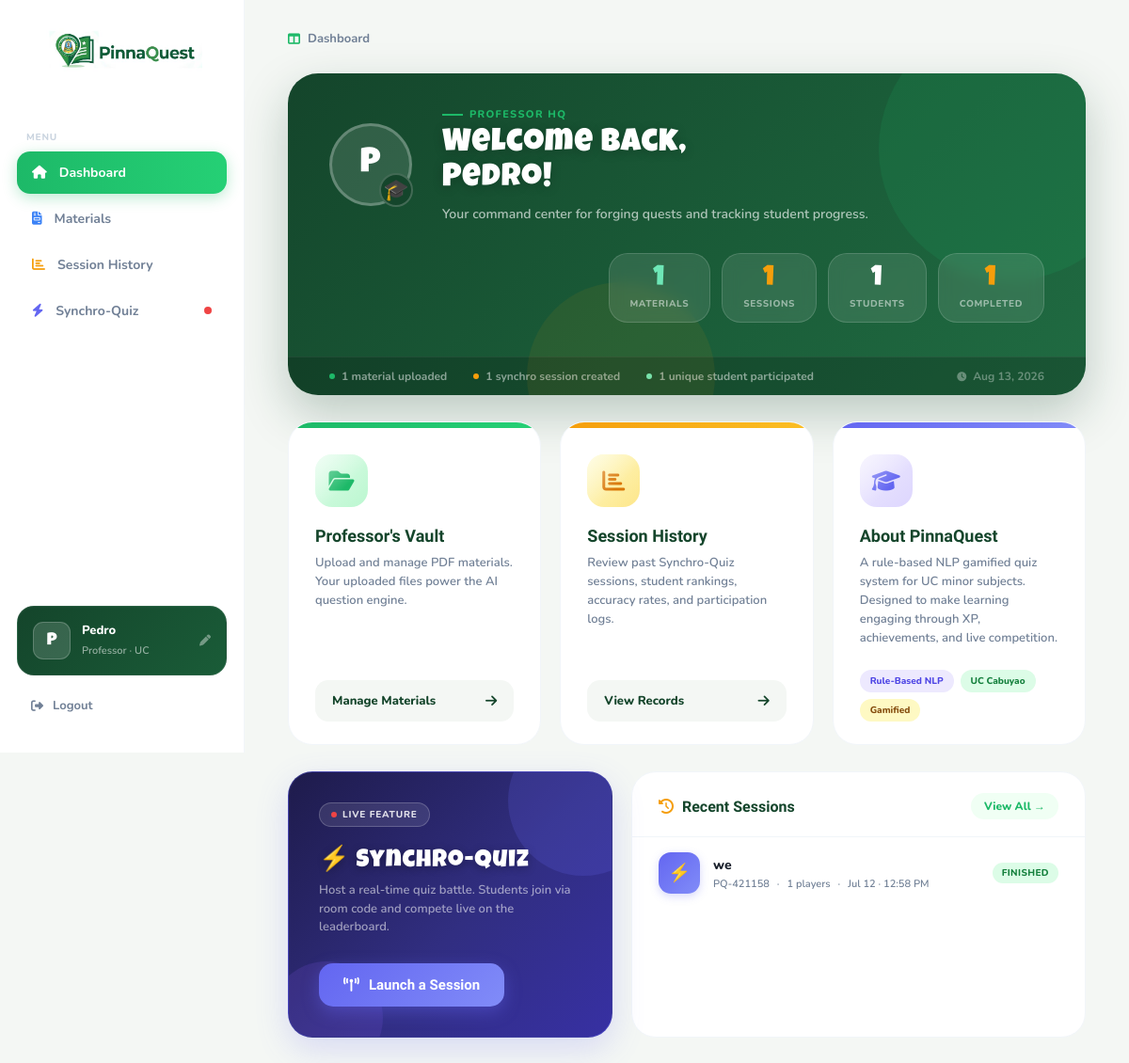
Screenshot of /teacherdashboard.php (signed in) with the database file from the repository.
### tables this page shows
CREATE TABLE `users` (
  `id` int(11) NOT NULL,
  `full_name` varchar(255) NOT NULL,
  `email` varchar(255) NOT NULL,
  `password` varchar(255) NOT NULL,
  `role` enum('student','teacher') NOT NULL,
  `display_name` varchar(50) DEFAULT NULL,
  `avatar_key` varchar(50) DEFAULT 'default',
  `xp` int(10) UNSIGNED DEFAULT 0,
  `level` int(10) UNSIGNED DEFAULT 1
);

CREATE TABLE `synchro_sessions` (
  `id` int(11) NOT NULL,
  `room_code` varchar(10) NOT NULL,
  `title` varchar(255) NOT NULL,
  `material_id` int(11) NOT NULL,
  `difficulty` varchar(20) NOT NULL,
  `quiz_type` varchar(50) NOT NULL,
  `item_count` int(11) NOT NULL,
  `timer_mins` int(11) DEFAULT 0,
  `status` enum('waiting','started','question','results','leaderboard','finished') DEFAULT 'waiting',
  `created_at` datetime DEFAULT current_timestamp(),
  `questions_json` longtext DEFAULT NULL COMMENT 'JSON array of questions from AI engine'
);

### teacherdashboard.php (the view, shortened to what this page needs)
<?php
include('db.php');
$user_id = intval($_SESSION['user_id']);
$user_res = $conn->query("SELECT * FROM users WHERE id = $user_id");
$user     = $user_res ? $user_res->fetch_assoc() : [];
$display_name = !empty($user['display_name']) ? $user['display_name']
              : (!empty($user['full_name'])   ? $user['full_name'] : 'Professor');
$initial      = strtoupper(mb_substr($display_name, 0, 1));
$mat_res      = $conn->query("SELECT COUNT(*) as cnt FROM teacher_materials");
$mat_count    = $mat_res ? intval($mat_res->fetch_assoc()['cnt']) : 0;
$sess_res     = $conn->query("SELECT COUNT(*) as cnt FROM synchro_sessions");
$sess_count   = $sess_res ? intval($sess_res->fetch_assoc()['cnt']) : 0;
$fin_res      = $conn->query("SELECT COUNT(*) as cnt FROM synchro_sessions WHERE status = 'finished'");
$fin_count    = $fin_res ? intval($fin_res->fetch_assoc()['cnt']) : 0;
$part_res     = $conn->query("SELECT COUNT(DISTINCT sp.nickname) as cnt FROM synchro_participants sp");
$part_count   = $part_res ? intval($part_res->fetch_assoc()['cnt']) : 0;
$recent_res   = $conn->query(
    "SELECT s.*, tm.title as mat_title, COUNT(sp.id) as pcount
     FROM synchro_sessions s
     LEFT JOIN teacher_materials tm ON s.material_id = tm.id
     LEFT JOIN synchro_participants sp ON s.id = sp.session_id
     GROUP BY s.id ORDER BY s.created_at DESC LIMIT 3"
);
$recent_sessions = [];
if ($recent_res) while ($r = $recent_res->fetch_assoc()) $recent_sessions[] = $r;
?>
<!DOCTYPE html>
<html lang="en">
<head>
    <link rel="stylesheet" href="https://cdnjs.cloudflare.com/ajax/libs/font-awesome/6.4.0/css/all.min.css">
</head>
<body>
<div class="sidebar">
    <div class="logo-box">
        <img src="pinnaquest logo.JPG" alt="PinnaQuest">
    </div>
    <p class="menu-heading">Menu</p>
    <nav>
        <a href="teacherdashboard.php" class="nav-link active">
            <i class="fa-solid fa-house"></i> Dashboard
        </a>
        <a href="teacher_materials.php" class="nav-link">
            <i class="fa-solid fa-file-invoice"></i> Materials
        </a>
        <a href="teacher_session_history.php" class="nav-link">
            <i class="fa-solid fa-chart-bar"></i> Session History
        </a>
        <a href="synchro_manage.php" class="nav-link">
            <i class="fa-solid fa-bolt"></i> Synchro-Quiz
            <span class="live-dot"></span>
        </a>
    </nav>
    <div class="sidebar-footer">
        <div class="prof-card" onclick="openNameModal()" title="Edit your name">
            <div class="prof-avatar" id="sidebar-avatar-initial">
                <?php echo $initial; ?>
            </div>
            <div class="prof-info">
                <h4 id="sidebar-name"><?php echo htmlspecialchars($display_name); ?></h4>
                <span>Professor · UC</span>
            </div>
            <i class="fa-solid fa-pen prof-edit-icon"></i>
        </div>
        <a href="logout.php" class="logout-link">
            <i class="fa-solid fa-sign-out-alt"></i> Logout
        </a>
    </div>
</div>
<div class="main">
    <div class="breadcrumb">
        <i class="fa-solid fa-table-columns" style="color:var(--brand-green)"></i>
        <span>Dashboard</span>
    </div>
    <div class="hero-banner">
        <div class="hero-inner">
            <div class="hero-avatar-ring">
                <span class="hero-initial" id="hero-initial"><?php echo $initial; ?></span>
            </div>
            <div class="hero-text">
                <div class="hero-eyebrow">Professor HQ</div>
                <div class="hero-title" id="hero-name">
                    Welcome back,<br><?php echo htmlspecialchars($display_name); ?>!
                </div>
                <div class="hero-subtitle">
                    Your command center for forging quests and tracking student progress.
                </div>
            </div>
            <div class="hero-stats">
                <div class="hero-stat-pill">
                    <span class="hero-stat-val green"><?php echo $mat_count; ?></span>
                    <span class="hero-stat-lbl">Materials</span>
                </div>
                <div class="hero-stat-pill">
                    <span class="hero-stat-val gold"><?php echo $sess_count; ?></span>
                    <span class="hero-stat-lbl">Sessions</span>
                </div>
                <div class="hero-stat-pill">
                    <span class="hero-stat-val"><?php echo $part_count; ?></span>
                    <span class="hero-stat-lbl">Students</span>
                </div>
                <div class="hero-stat-pill">
                    <span class="hero-stat-val gold"><?php echo $fin_count; ?></span>
                    <span class="hero-stat-lbl">Completed</span>
                </div>
            </div>
        </div>
        <div class="hero-ticker">
            <div class="ticker-item">
                <div class="ticker-dot" style="background:var(--brand-green)"></div>
                <?php echo $mat_count; ?> material<?php echo $mat_count !== 1 ? 's' : ''; ?> uploaded
            </div>
            <div class="ticker-item">
                <div class="ticker-dot" style="background:var(--gold)"></div>
                <?php echo $sess_count; ?> synchro session<?php echo $sess_count !== 1 ? 's' : ''; ?> created
            </div>
            <div class="ticker-item">
                <div class="ticker-dot" style="background:#6ee7b7"></div>
                <?php echo $part_count; ?> unique student<?php echo $part_count !== 1 ? 's' : ''; ?> participated
            </div>
            <div class="ticker-item" style="margin-left:auto; color:rgba(255,255,255,.35);">
                <i class="fa-solid fa-clock" style="font-size:10px;"></i>
                <?php echo date('M d, Y'); ?>
            </div>
        </div>
    </div>
    <div class="cards-grid">
        <a href="teacher_materials.php" class="action-card" style="text-decoration:none;">
            <div class="card-stripe stripe-green"></div>
            <div class="card-body-inner">
                <div class="card-icon-box icon-bg-green">
                    <i class="fa-solid fa-folder-open"></i>
                </div>
                <div class="card-title">Professor's Vault</div>
                <div class="card-desc">
                    Upload and manage PDF materials. Your uploaded files power the AI question engine.
                </div>
                <div class="card-cta">
                    <span>Manage Materials</span>
                    <i class="fa-solid fa-arrow-right arrow-icon"></i>
                </div>
            </div>
        </a>
        <a href="teacher_session_history.php" class="action-card" style="text-decoration:none;">
            <div class="card-stripe stripe-gold"></div>
            <div class="card-body-inner">
                <div class="card-icon-box icon-bg-gold">
                    <i class="fa-solid fa-chart-bar"></i>
                </div>
                <div class="card-title">Session History</div>
                <div class="card-desc">
                    Review past Synchro-Quiz sessions, student rankings, accuracy rates, and participation logs.
                </div>
                <div class="card-cta">
                    <span>View Records</span>
                    <i class="fa-solid fa-arrow-right arrow-icon"></i>
                </div>
            </div>
        </a>
        <div class="action-card" style="cursor:default;">
            <div class="card-stripe stripe-purple"></div>
            <div class="card-body-inner">
                <div class="card-icon-box icon-bg-purple">
                    <i class="fa-solid fa-graduation-cap"></i>
                </div>
                <div class="card-title">About PinnaQuest</div>
                <div class="card-desc">
                    A rule-based NLP gamified quiz system for UC minor subjects. Designed to make learning engaging through XP, achievements, and live competition.
                </div>
                <div style="display:flex;flex-wrap:wrap;gap:7px;margin-top:auto;">
                    <span style="font-size:10px;font-weight:800;background:#ede9fe;color:#4f46e5;padding:5px 11px;border-radius:20px;">Rule-Based NLP</span>
                    <span style="font-size:10px;font-weight:800;background:#dcfce7;color:#15803d;padding:5px 11px;border-radius:20px;">UC Cabuyao</span>
                    <span style="font-size:10px;font-weight:800;background:#fef9c3;color:#854d0e;padding:5px 11px;border-radius:20px;">Gamified</span>
                </div>
            </div>
        </div>
    </div>
    <div class="bottom-grid">
        <div class="synchro-launch">
            <div class="synchro-inner">
                <div class="synchro-badge">
                    <span class="pulse-dot"></span>
                    Live Feature
                </div>
                <div class="synchro-title">⚡ Synchro-Quiz</div>
                <div class="synchro-desc">
                    Host a real-time quiz battle. Students join via room code and compete live on the leaderboard.
                </div>
                <a href="synchro_manage.php" class="synchro-btn">
                    <i class="fa-solid fa-tower-broadcast"></i>
                    Launch a Session
                </a>
            </div>
        </div>
        <div class="recent-panel">
            <div class="panel-header">
                <h3><i class="fa-solid fa-clock-rotate-left"></i> Recent Sessions</h3>
                <a href="teacher_session_history.php" class="panel-view-all">View All →</a>
            </div>
            <?php if (empty($recent_sessions)): ?>
            <div class="empty-recent">
                <i class="fa-solid fa-bolt"></i>
                <p>No sessions yet — launch your first Synchro-Quiz!</p>
            </div>
            <?php else: ?>
            <?php foreach ($recent_sessions as $rs):
                $sc = $rs['status'];
                $badge_class = $sc === 'finished' ? 'status-finished'
                             : ($sc === 'started'  ? 'status-started' : 'status-waiting');
                $badge_label = strtoupper($sc);
                $created     = date('M d · h:i A', strtotime($rs['created_at']));
            ?>
            <div class="session-row">
                <div class="session-icon-sm">⚡</div>
                <div class="session-info">
                    <div class="session-title-sm"><?php echo htmlspecialchars($rs['title']); ?></div>
                    <div class="session-meta-sm">
                        <span><?php echo $rs['room_code']; ?></span>
                        <span>·</span>
                        <span><?php echo $rs['pcount']; ?> players</span>
                        <span>·</span>
                        <span><?php echo $created; ?></span>
                    </div>
                </div>
                <span class="session-status-badge <?php echo $badge_class; ?>"><?php echo $badge_label; ?></span>
            </div>
            <?php endforeach; ?>
            <?php endif; ?>
        </div>
    </div>
</div>
</body>
</html>

### rows the page displays
users: display_name "P", display_name "Pedro"
synchro_sessions: title "we", room_code "PQ-421158", pcount "1", created_at "Jul 12 · 12:58 PM", status "FINISHED"

### other values shown
$mat_count "1"
$sess_count "1"
$part_count "1"
$fin_count "1"
